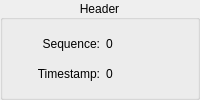
          <widget class="QGroupBox" name="data_group_box_header">
           <property name="title">
            <string>Header</string>
           </property>
           <property name="alignment">
            <set>Qt::AlignCenter</set>
           </property>
           <layout class="QHBoxLayout" name="data_group_box_layout_header">
            <item>
             <layout class="QVBoxLayout" name="data_header_layout_label_name">
              <item>
               <widget class="QLabel" name="data_header_label_name_sequence">
                <property name="text">
                 <string>Sequence:</string>
                </property>
                <property name="alignment">
                 <set>Qt::AlignRight|Qt::AlignTrailing|Qt::AlignVCenter</set>
                </property>
               </widget>
              </item>
              <item>
               <widget class="QLabel" name="data_header_label_name_timestamp">
                <property name="text">
                 <string>Timestamp:</string>
                </property>
                <property name="alignment">
                 <set>Qt::AlignRight|Qt::AlignTrailing|Qt::AlignVCenter</set>
                </property>
               </widget>
              </item>
             </layout>
            </item>
            <item>
             <layout class="QVBoxLayout" name="data_header_layout_label_value">
              <item>
               <widget class="QLabel" name="data_header_label_value_sequence">
                <property name="sizePolicy">
                 <sizepolicy hsizetype="Fixed" vsizetype="Preferred">
                  <horstretch>0</horstretch>
                  <verstretch>0</verstretch>
                 </sizepolicy>
                </property>
                <property name="minimumSize">
                 <size>
                  <width>80</width>
                  <height>0</height>
                 </size>
                </property>
                <property name="text">
                 <string>0</string>
                </property>
               </widget>
              </item>
              <item>
               <widget class="QLabel" name="data_header_label_value_timestamp">
                <property name="sizePolicy">
                 <sizepolicy hsizetype="Fixed" vsizetype="Preferred">
                  <horstretch>0</horstretch>
                  <verstretch>0</verstretch>
                 </sizepolicy>
                </property>
                <property name="minimumSize">
                 <size>
                  <width>80</width>
                  <height>0</height>
                 </size>
                </property>
                <property name="text">
                 <string>0</string>
                </property>
               </widget>
              </item>
             </layout>
            </item>
           </layout>
          </widget>
